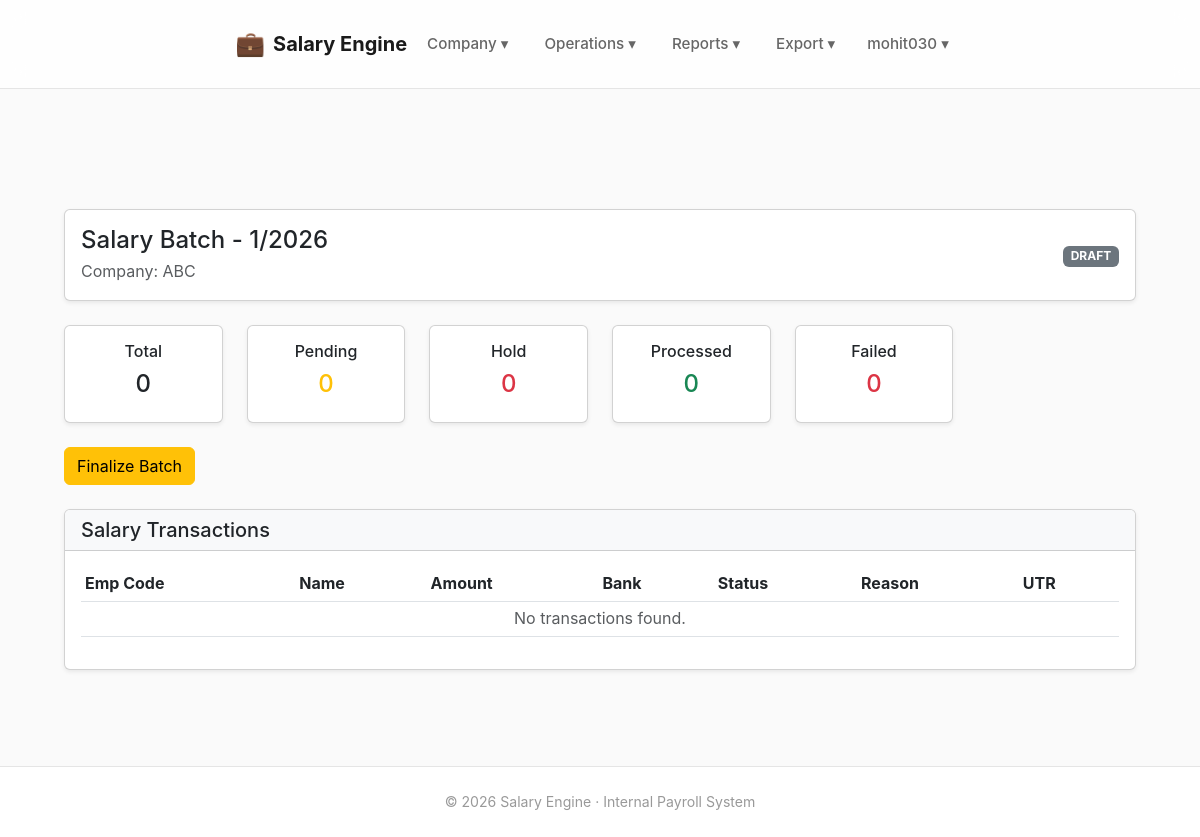
Before: /payroll/batch/1/ (signed in) with the older database file.
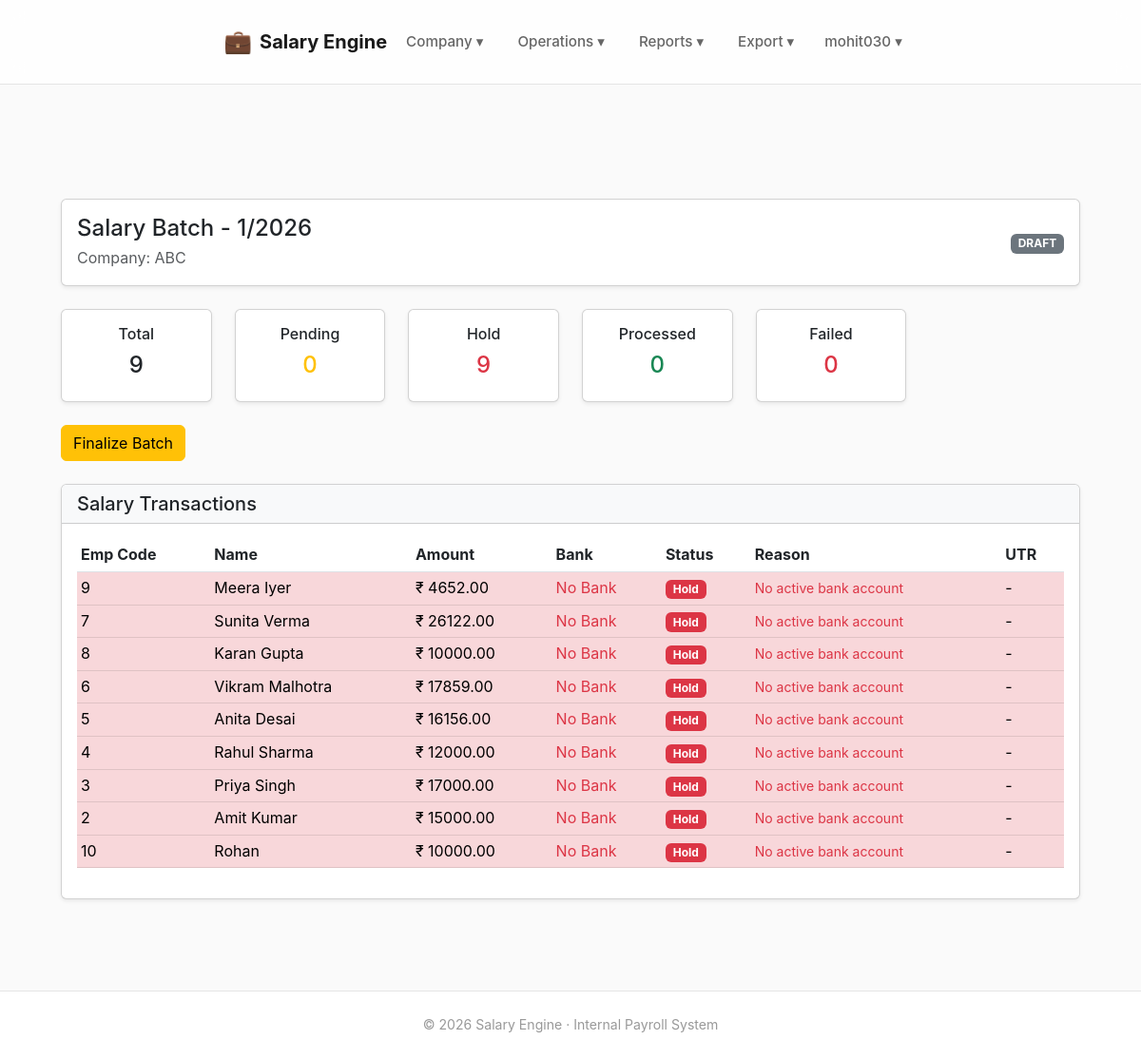
After: the same page with the newer database file.
### payroll/models.py (models this page shows, shortened)
class SalaryBatch(models.Model):
    STATUS_CHOICES = [
        ("DRAFT", "Draft"),
        ("EXPORTED", "Exported to Bank"),
        ("COMPLETED", "Completed"),
        ("REVERSED", "Reversed"),
    ]
    company = models.ForeignKey(Company, on_delete=models.CASCADE)
    month = models.PositiveIntegerField()
    year = models.PositiveIntegerField()
    status = models.CharField(
        max_length=20,
        choices=STATUS_CHOICES,
        default="DRAFT"
    )
    reversal_reason = models.TextField(
        null=True,
        blank=True,
        help_text="Reason for reversing this batch (admin only)"
    )
    created_at = models.DateTimeField(auto_now_add=True)
    class Meta:
        unique_together = ("company", "month", "year")
        ordering = ["-year", "-month"]

class SalaryTransaction(models.Model):
    STATUS_CHOICES =[
        ("DRAFT", "Draft"),
        ("READY", "Ready for Export"),
        ("EXPORTED", "Exported to Bank"),
        ("COMPLETED", "Completed"),
        ("REVERSED", "Reversed"),
        ("PENDING", "Pending"),
        ("HOLD", "Hold"),
        ("PROCESSED", "Processed"),
        ("FAILED", "Failed"),
        ("CANCELLED", "Cancelled"),
    ]
    batch = models.ForeignKey(
        SalaryBatch,
        on_delete=models.CASCADE,
        related_name="transactions"
    )
    employee = models.ForeignKey(
        Employee,
        on_delete=models.CASCADE,
        related_name="salary_transactions"
    )
    salary_amount = models.DecimalField(
        max_digits=10,
        decimal_places=2
    )
    account_number = models.CharField(
        max_length=30,
        null=True,
        blank=True
    )
    ifsc = models.CharField(
        max_length=15,
        null=True,
        blank=True
    )
    status = models.CharField(
        max_length=20,
        choices=STATUS_CHOICES,
        default="PENDING"
    )
    hold_reason = models.CharField(
        max_length=255,
        null=True,
        blank=True
    )
    failure_reason = models.CharField(
        max_length=255,
        null=True,
        blank=True
    )
    utr = models.CharField(
        max_length=100,
        null=True,
        blank=True
    )
    bank_response_at = models.DateTimeField(
        null=True,
        blank=True
    )
    created_at = models.DateTimeField(auto_now_add=True)
    class Meta:
        unique_together = ("batch", "employee")
        indexes = [
            models.Index(fields=["employee"]),
            models.Index(fields=["batch"]),
            models.Index(fields=["status"]),
        ]
        ordering = ["-created_at"]

### companies/models.py (models this page shows, shortened)
class Company(models.Model):
    organisation = models.ForeignKey(
        Organisation,
        on_delete=models.CASCADE,
        related_name="companies"
    )
    site_code = models.PositiveIntegerField()
    name = models.CharField(max_length=200)
    address = models.TextField(blank=True)
    gst_number = models.CharField(
        max_length=15,
        blank=True,
        help_text="15-character GSTIN"
    )
    contact_name = models.CharField(max_length=150, blank=True)
    contact_phone = models.CharField(max_length=20, blank=True)
    contact_email = models.EmailField(blank=True)
    is_active = models.BooleanField(default=True)
    class Meta:
        unique_together = ("organisation", "site_code")
        ordering = ["site_code"]

### employees/models.py (models this page shows, shortened)
class Employee(models.Model):
    company = models.ForeignKey(
        Company,
        on_delete=models.PROTECT,
        related_name="employees"
    )
    emp_code = models.CharField(max_length=50)
    name = models.CharField(max_length=200)
    father_name = models.CharField(max_length=200, blank=True)
    uan_number = models.CharField(max_length=20, unique=True, null=True, blank=True)
    esic_number = models.CharField(max_length=20, unique=True, null=True, blank=True)
    document_number = models.CharField(max_length=50, unique=True, null=True, blank=True)
    default_salary = models.DecimalField(max_digits=10, decimal_places=2, null=True, blank=True)
    joining_date = models.DateField()
    exit_date = models.DateField(null=True, blank=True)
    created_at = models.DateTimeField(auto_now_add=True)
    approved_by = models.ForeignKey(User, null=True, blank=True, on_delete=models.SET_NULL,
                                    related_name="approved_employees")
    class Meta:
        unique_together = ("company", "emp_code")
        ordering = ["emp_code"]

### payroll/views.py (the view)
# urls.py: path("batch/<int:batch_id>/", views.salary_batch_detail, name="batch_detail"),
@login_required
def salary_batch_detail(request, batch_id):
    batch = get_object_or_404(SalaryBatch, id=batch_id)
    transactions = batch.transactions.select_related("employee")
    summary = {
        "total": transactions.count(),
        "pending": transactions.filter(status="PENDING").count(),
        "hold": transactions.filter(status="HOLD").count(),
        "processed": transactions.filter(status="PROCESSED").count(),
        "failed": transactions.filter(status="FAILED").count(),
    }
    return render(
        request,
        "payroll/batch_detail.html",
        {
            "batch": batch,
            "transactions": transactions,
            "summary": summary,
        }
    )

### dashboard/context_processors.py (called while the page is built)
def approval_badges(request):
    if not request.user.is_authenticated or not request.user.is_staff:
        return {}
    return {
        "approval_badges": {
            "employee_drafts": EmployeeDraft.objects.filter(status="PENDING").count(),
            "employee_changes": EmployeeChangeRequest.objects.filter(status="PENDING").count(),
            "bank_changes": BankChangeRequest.objects.filter(status="PENDING").count(),
        }
    }

### templates/payroll/batch_detail.html (shortened to what this page needs)
{% extends "base.html" %}
{% block content %}
<div class="container mt-4">
  <div class="card shadow-sm mb-4">
    <div class="card-body d-flex justify-content-between align-items-center">
      <div>
        <h4 class="mb-1">
          Salary Batch - {{ batch.month }}/{{ batch.year }}
        </h4>
        <p class="mb-0 text-muted">
          Company: {{ batch.company.name }}
        </p>
      </div>
      <div>
        {% if batch.status == "DRAFT" %}
          <span class="badge bg-secondary">DRAFT</span>
        {% elif batch.status == "READY" %}
          <span class="badge bg-warning text-dark">READY</span>
        {% elif batch.status == "EXPORTED" %}
          <span class="badge bg-primary">EXPORTED</span>
        {% elif batch.status == "COMPLETED" %}
          <span class="badge bg-success">COMPLETED</span>
        {% elif batch.status == "REVERSED" %}
          <span class="badge bg-danger">REVERSED</span>
        {% endif %}
      </div>
    </div>
  </div>
  <div class="row mb-4">
    <div class="col-md-2">
      <div class="card text-center shadow-sm">
        <div class="card-body">
          <h6>Total</h6>
          <h4>{{ summary.total }}</h4>
        </div>
      </div>
    </div>
    <div class="col-md-2">
      <div class="card text-center shadow-sm">
        <div class="card-body">
          <h6>Pending</h6>
          <h4 class="text-warning">{{ summary.pending }}</h4>
        </div>
      </div>
    </div>
    <div class="col-md-2">
      <div class="card text-center shadow-sm">
        <div class="card-body">
          <h6>Hold</h6>
          <h4 class="text-danger">{{ summary.hold }}</h4>
        </div>
      </div>
    </div>
    <div class="col-md-2">
      <div class="card text-center shadow-sm">
        <div class="card-body">
          <h6>Processed</h6>
          <h4 class="text-success">{{ summary.processed }}</h4>
        </div>
      </div>
    </div>
    <div class="col-md-2">
      <div class="card text-center shadow-sm">
        <div class="card-body">
          <h6>Failed</h6>
          <h4 class="text-danger">{{ summary.failed }}</h4>
        </div>
      </div>
    </div>
  </div>
  <div class="mb-4">
    {% if batch.status == "DRAFT" %}
      <a href="{% url 'payroll:finalize_batch' batch.id %}"
         class="btn btn-warning">
        Finalize Batch
      </a>
    {% endif %}
  </div>
  <div class="card shadow-sm">
    <div class="card-header bg-light">
      <h5 class="mb-0">Salary Transactions</h5>
    </div>
    <div class="card-body table-responsive">
      <table class="table table-sm table-hover align-middle">
        <thead>
          <tr>
            <th>Emp Code</th>
            <th>Name</th>
            <th>Amount</th>
            <th>Bank</th>
            <th>Status</th>
            <th>Reason</th>
            <th>UTR</th>
          </tr>
        </thead>
        <tbody>
          {% for txn in transactions %}
            <tr
              {% if txn.status == "HOLD" %}
                class="table-danger"
              {% elif txn.status == "FAILED" %}
                class="table-warning"
              {% endif %}
            >
              <td>{{ txn.employee.emp_code }}</td>
              <td>{{ txn.employee.name }}</td>
              <td>₹ {{ txn.salary_amount }}</td>
              <td>
                {% if txn.account_number %}
                  {{ txn.account_number }}<br>
                  <small class="text-muted">{{ txn.ifsc }}</small>
                {% else %}
                  <span class="text-danger">No Bank</span>
                {% endif %}
              </td>
              <td>
                {% if txn.status == "PENDING" %}
                  <span class="badge bg-warning text-dark">Pending</span>
                {% elif txn.status == "HOLD" %}
                  <span class="badge bg-danger">Hold</span>
                {% elif txn.status == "PROCESSED" %}
                  <span class="badge bg-success">Processed</span>
                {% elif txn.status == "FAILED" %}
                  <span class="badge bg-danger">Failed</span>
                {% elif txn.status == "CANCELLED" %}
                  <span class="badge bg-secondary">Cancelled</span>
                {% endif %}
              </td>
              <td>
                {% if txn.hold_reason %}
                  <small class="text-danger">{{ txn.hold_reason }}</small>
                {% elif txn.failure_reason %}
                  <small class="text-danger">{{ txn.failure_reason }}</small>
                {% else %}
                  -
                {% endif %}
              </td>
              <td>
                {{ txn.utr|default:"-" }}
              </td>
            </tr>
          {% empty %}
            <tr>
              <td colspan="7" class="text-center text-muted">
                No transactions found.
              </td>
            </tr>
          {% endfor %}
        </tbody>
      </table>
    </div>
  </div>
</div>
{% endblock %}

### templates/base.html (shortened to what this page needs)
<!DOCTYPE html>
<html lang="en">
{% load static %}
<head>
    <link href="https://cdn.jsdelivr.net/npm/bootstrap@5.3.0/dist/css/bootstrap.min.css" rel="stylesheet">
</head>
<body>
    <nav class="navbar" id="navbar">
        <div class="navbar-inner">
            <div class="nav-left">
                <a href="{% url 'dashboard:home' %}" class="brand">
                    <span class="brand-icon">💼</span>
                    <span>Salary Engine</span>
                </a>
                {% if request.user.is_authenticated %}
                    <div class="dropdown">
                        <button class="dropbtn">Company ▾</button>
                    </div>
                    <div class="dropdown">
                        <button class="dropbtn">Operations ▾</button>
                    </div>
                    <div class="dropdown">
                        <button class="dropbtn">Reports ▾</button>
                    </div>
                    <div class="dropdown">
                        <button class="dropbtn">Export ▾</button>
                    </div>
                {% endif %}
            </div>
            <div class="nav-right">
                {% if request.user.is_authenticated %}
                    <div class="dropdown">
                        <button class="dropbtn">
                            {{ request.user.username }} ▾
                        </button>
                    </div>
                {% endif %}
            </div>
        </div>
    </nav>
    <div class="container">
        {% block content %}{% endblock %}
    </div>
    <footer>
        © 2026 Salary Engine · Internal Payroll System
    </footer>
</body>
</html>

### templates/base.html (style rules this page uses)
:root { --bg-primary: #fafafa; --bg-secondary: #ffffff; --bg-hover: #f5f5f5; --text-primary: #1a1a1a; --text-secondary: #666666; --text-muted: #999999; --accent: #2563eb; --accent-hover: #1d4ed8; --accent-light: rgba(37, 99, 235, 0.1); --success: #10b981; --warning: #f59e0b; --danger: #ef4444; --border: #e5e5e5; --shadow-sm: 0 1px 2px rgba(0,0,0,0.04); --shadow-md: 0 4px 16px rgba(0,0,0,0.06); --shadow-lg: 0 8px 24px rgba(0,0,0,0.08); --radius: 10px; --transition: all 0.3s cubic-bezier(0.4, 0, 0.2, 1); }
* { box-sizing: border-box; }
body { font-family: -apple-system, BlinkMacSystemFont, 'Inter', 'Segoe UI', sans-serif; background: var(--bg-primary); color: var(--text-primary); min-height: 100vh; display: flex; flex-direction: column; line-height: 1.6; -webkit-font-smoothing: antialiased; -moz-osx-font-smoothing: grayscale; margin: 0; padding: 0; }
.navbar { background: rgba(255, 255, 255, 0.8); backdrop-filter: blur(12px); -webkit-backdrop-filter: blur(12px); border-bottom: 1px solid var(--border); position: sticky; top: 0; z-index: 1000; transition: var(--transition); }
.navbar-inner { max-width: 1200px; margin: 0 auto; padding: 0 32px; height: 72px; display: flex; align-items: center; justify-content: space-between; }
.brand { font-weight: 700; font-size: 1.25rem; color: var(--text-primary); text-decoration: none; display: flex; align-items: center; gap: 8px; transition: var(--transition); position: relative; }
.brand::after { content: ''; position: absolute; bottom: -4px; left: 0; width: 0; height: 2px; background: var(--accent); transition: width 0.3s ease; }
.brand-icon { font-size: 1.5rem; filter: grayscale(20%); transition: var(--transition); }
.nav-left, .nav-right { display: flex; align-items: center; gap: 4px; }
.dropdown { position: relative; }
.dropbtn { background: none; border: none; font: inherit; color: var(--text-secondary); padding: 10px 16px; border-radius: var(--radius); cursor: pointer; font-weight: 500; font-size: 0.95rem; transition: var(--transition); position: relative; overflow: hidden; }
.dropbtn::before { content: ''; position: absolute; top: 50%; left: 50%; width: 0; height: 0; border-radius: 50%; background: var(--accent-light); transform: translate(-50%, -50%); transition: width 0.4s ease, height 0.4s ease; }
.container { max-width: 1200px; margin: 0 auto; padding: 48px 32px; flex: 1; animation: fadeIn 0.5s ease; }
footer { background: var(--bg-secondary); border-top: 1px solid var(--border); text-align: center; padding: 24px 32px; font-size: 0.88rem; color: var(--text-muted); transition: var(--transition); }

Changed rows visible on the page:
added SalaryTransaction: employee.emp_code "9", employee.name "Meera Iyer", salary_amount "4652.00", shows "No Bank", status "Hold", hold_reason "No active bank account", utr "-"
added SalaryTransaction: employee.emp_code "7", employee.name "Sunita Verma", salary_amount "26122.00", shows "No Bank", status "Hold", hold_reason "No active bank account", utr "-"
added SalaryTransaction: employee.emp_code "8", employee.name "Karan Gupta", salary_amount "10000.00", shows "No Bank", status "Hold", hold_reason "No active bank account", utr "-"
added SalaryTransaction: employee.emp_code "6", employee.name "Vikram Malhotra", salary_amount "17859.00", shows "No Bank", status "Hold", hold_reason "No active bank account", utr "-"
added SalaryTransaction: employee.emp_code "5", employee.name "Anita Desai", salary_amount "16156.00", shows "No Bank", status "Hold", hold_reason "No active bank account", utr "-"
added SalaryTransaction: employee.emp_code "4", employee.name "Rahul Sharma", salary_amount "12000.00", shows "No Bank", status "Hold", hold_reason "No active bank account", utr "-"
added SalaryTransaction: employee.emp_code "3", employee.name "Priya Singh", salary_amount "17000.00", shows "No Bank", status "Hold", hold_reason "No active bank account", utr "-"
added SalaryTransaction: employee.emp_code "2", employee.name "Amit Kumar", salary_amount "15000.00", shows "No Bank", status "Hold", hold_reason "No active bank account", utr "-"
added SalaryTransaction: employee.emp_code "10", employee.name "Rohan", salary_amount "10000.00", shows "No Bank", status "Hold", hold_reason "No active bank account", utr "-"
Other visible differences:
{{ summary.total }}: "0" → "9"
{{ summary.hold }}: "0" → "9"
text no longer shown: "No transactions found."
